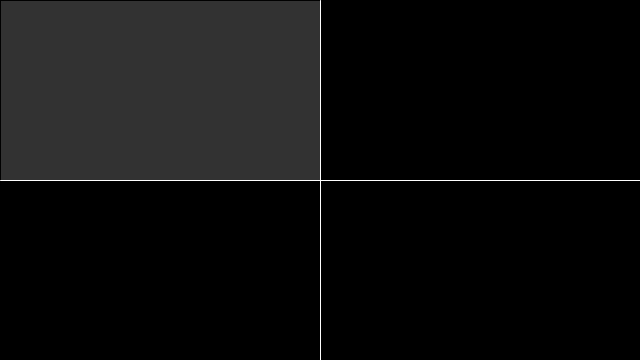
Frame 1 (no input)
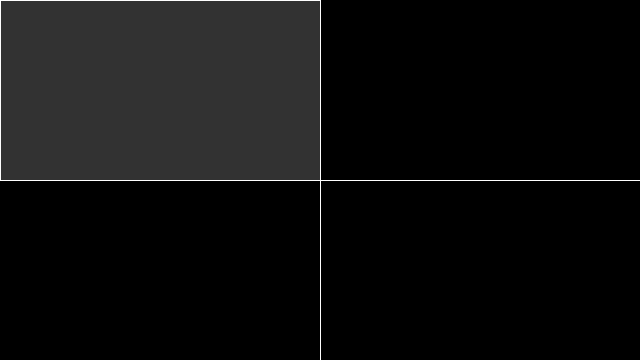
Frame 60 (the mouse pressed at the canvas centre just before this capture)
Frame 120 (the mouse held since frame 60 and released just before this capture): identical to frame 60, image omitted

The Processing sketch that drew these frames (run headless with seeded random() and noise(); from frame 60 on, the mouse is pressed at the canvas centre):

// Processing sketch: sketch_4_partscreen_colours
// ── sketch_4_partscreen_colours.pde
void setup(){
  size(640,360);
}
void draw(){
  background(0);
  if(mouseX>width/2 && mouseY>height/2){
    fill(255,0,0);
    rect(width/2,height/2,width,height);
    
  }else if(mouseX>width/2 && mouseY<height/2){
    fill(0,255,0);
    rect(width/2,0,width/2,height/2);
  }
  else if(mouseX<width/2 && mouseY>height/2){
    fill(0,0,255);
    rect(0,height/2,width/2,height/2);
  }
  else{
    fill(50);
    rect(0,0,width/2,height/2);
  
  }
  stroke(255);
  line(width/2,0,width/2,height);
  line(0,height/2,width,height/2);
  
}
